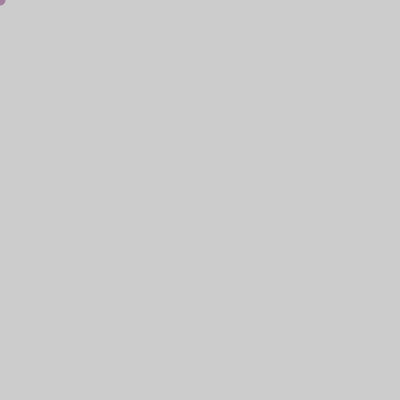
Frame 1 (no input)
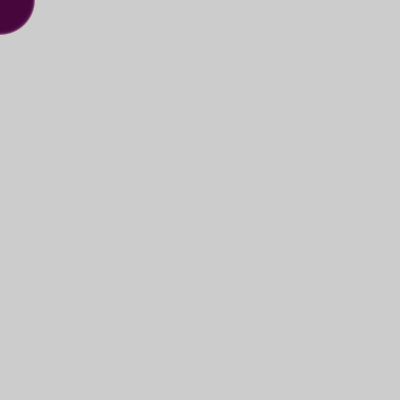
Frame 60 (the mouse pressed at the canvas centre just before this capture)
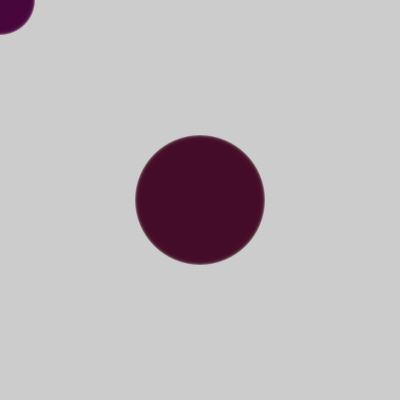
Frame 120 (the mouse held since frame 60 and released just before this capture)

The Processing sketch that drew these frames (run headless with seeded random() and noise(); from frame 60 on, the mouse is pressed at the canvas centre):

// Processing sketch: processing_15649
// ── processing_15649.pde


int dodo = 0;

void setup() {
  size(400,400);
  dodo = 10;
  noStroke();
}

void draw() {

  dodo = dodo + 1;
  fill(random(150),random(25),random(95),100);
        ellipse(mouseX,mouseY,dodo,dodo);
      }

void mouseClicked() {
  if(dodo == 0) {
    dodo = 255;
  } else {
    dodo = 0;
  }
}
                
                
